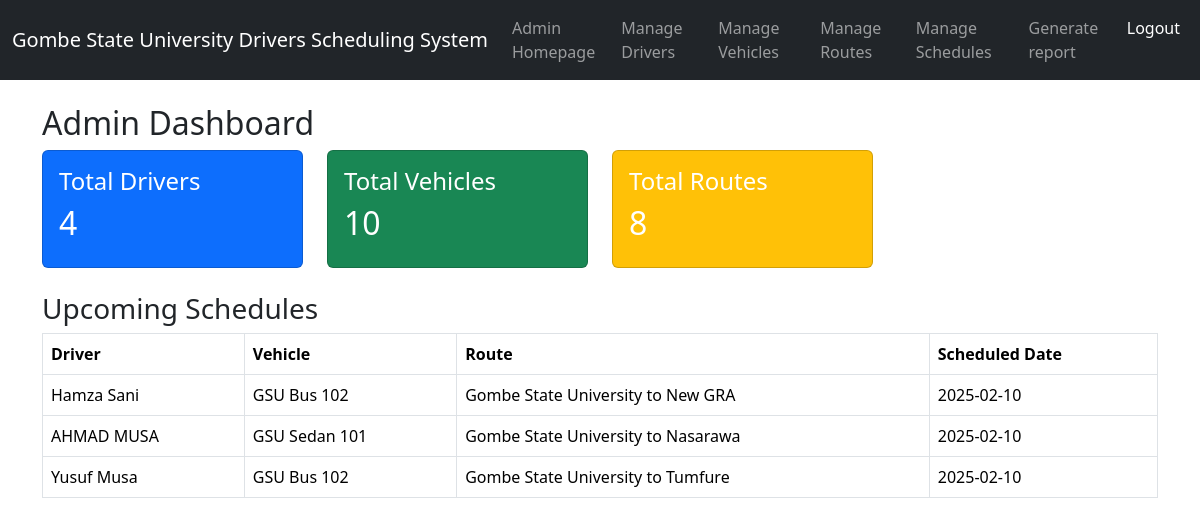
The page /admin/dashboard.php (signed in) on the database its author committed.
### tables this page shows
CREATE TABLE `schedules` (
  `id` int(11) NOT NULL,
  `driver_id` int(11) NOT NULL,
  `vehicle_id` int(11) NOT NULL,
  `route_id` int(11) NOT NULL,
  `week_start_date` date NOT NULL,
  `distance_km` int(11) NOT NULL,
  `pay_amount` decimal(10,2) NOT NULL,
  `schedule_date` date NOT NULL,
  `status` enum('Scheduled','Completed') DEFAULT 'Scheduled',
  `created_at` timestamp NOT NULL DEFAULT current_timestamp(),
  `week_end_date` date NOT NULL,
  `completed` tinyint(1) NOT NULL DEFAULT 0
);

CREATE TABLE `drivers` (
  `id` int(11) NOT NULL,
  `name` varchar(100) NOT NULL,
  `email` varchar(100) NOT NULL,
  `phone` varchar(15) NOT NULL,
  `role` enum('Chief Driver','Junior Driver','Car Driver','Bus Driver') NOT NULL,
  `grade_level` varchar(20) NOT NULL,
  `license_number` varchar(50) NOT NULL,
  `vehicle_assigned` varchar(100) DEFAULT NULL,
  `route_assigned` varchar(100) DEFAULT NULL,
  `kilometers_traveled` decimal(10,2) DEFAULT 0.00,
  `salary` decimal(10,2) DEFAULT 0.00,
  `created_at` timestamp NOT NULL DEFAULT current_timestamp()
);

CREATE TABLE `vehicles` (
  `id` int(11) NOT NULL,
  `vehicle_name` varchar(100) NOT NULL,
  `vehicle_type` enum('Car','Bus','Truck','Van','SUV') NOT NULL DEFAULT 'Car',
  `plate_number` varchar(20) NOT NULL,
  `capacity` int(11) NOT NULL,
  `status` enum('Available','In Use','Maintenance') NOT NULL DEFAULT 'Available',
  `created_at` timestamp NOT NULL DEFAULT current_timestamp()
);

CREATE TABLE `routes` (
  `id` int(11) NOT NULL,
  `route_name` varchar(100) NOT NULL,
  `distance_km` decimal(5,2) NOT NULL,
  `created_at` timestamp NOT NULL DEFAULT current_timestamp()
);

### admin/dashboard.php (the view, shortened to what this page needs)
<?php
include '../config/db.php';
$driversQuery = mysqli_query($conn, "SELECT COUNT(*) AS total FROM drivers");
$driversData = mysqli_fetch_assoc($driversQuery);
$totalDrivers = $driversData['total'];
$vehiclesQuery = mysqli_query($conn, "SELECT COUNT(*) AS total FROM vehicles");
$vehiclesData = mysqli_fetch_assoc($vehiclesQuery);
$totalVehicles = $vehiclesData['total'];
$routesQuery = mysqli_query($conn, "SELECT COUNT(*) AS total FROM routes");
$routesData = mysqli_fetch_assoc($routesQuery);
$totalRoutes = $routesData['total'];
$schedulesQuery = mysqli_query($conn, "
    SELECT s.schedule_date, d.name AS driver_name, v.vehicle_name, r.route_name
    FROM schedules s
    LEFT JOIN drivers d ON s.driver_id = d.id
    LEFT JOIN vehicles v ON s.vehicle_id = v.id
    LEFT JOIN routes r ON s.route_id = r.id
    ORDER BY s.schedule_date DESC
    LIMIT 5
");
?>
<!DOCTYPE html>
<html lang="en">
<head>
    <link rel="stylesheet" href="../public/bootstrap/css/bootstrap.min.css">
    <link rel="stylesheet" href="https://cdn.jsdelivr.net/npm/bootstrap@5.3.2/dist/css/bootstrap.min.css">
</head>
<body>
<?php include '../includes/navbar.php'; ?>
<div class="container mt-4">
    <h2>Admin Dashboard</h2>
    <div class="row">
        <div class="col-md-3">
            <div class="card text-white bg-primary p-3">
                <h4>Total Drivers</h4>
                <h2><?= $totalDrivers; ?></h2>
            </div>
        </div>
        <div class="col-md-3">
            <div class="card text-white bg-success p-3">
                <h4>Total Vehicles</h4>
                <h2><?= $totalVehicles; ?></h2>
            </div>
        </div>
        <div class="col-md-3">
            <div class="card text-white bg-warning p-3">
                <h4>Total Routes</h4>
                <h2><?= $totalRoutes; ?></h2>
            </div>
        </div>
    </div>
    <h3 class="mt-4">Upcoming Schedules</h3>
    <table class="table table-bordered">
        <thead>
            <tr>
                <th>Driver</th>
                <th>Vehicle</th>
                <th>Route</th>
                <th>Scheduled Date</th>
            </tr>
        </thead>
        <tbody>
            <?php while ($schedule = mysqli_fetch_assoc($schedulesQuery)) : ?>
                <tr>
                    <td><?= htmlspecialchars($schedule['driver_name']); ?></td>
                    <td><?= htmlspecialchars($schedule['vehicle_name']); ?></td>
                    <td><?= htmlspecialchars($schedule['route_name']); ?></td>
                    <td><?= htmlspecialchars($schedule['schedule_date']); ?></td>
                </tr>
            <?php endwhile; ?>
        </tbody>
    </table>
</div>
</body>
</html>

### rows shown on the page
schedules: driver.name "Hamza Sani", vehicle.vehicle_name "GSU Bus 102", route.route_name "Gombe State University to New GRA", schedule_date "2025-02-10"
schedules: driver.name "AHMAD MUSA", vehicle.vehicle_name "GSU Sedan 101", route.route_name "Gombe State University to Nasarawa", schedule_date "2025-02-10"
schedules: driver.name "Yusuf Musa", vehicle.vehicle_name "GSU Bus 102", route.route_name "Gombe State University to Tumfure", schedule_date "2025-02-10"

### other values the page prints
$totalDrivers "4"
$totalVehicles "10"
$totalRoutes "8"
